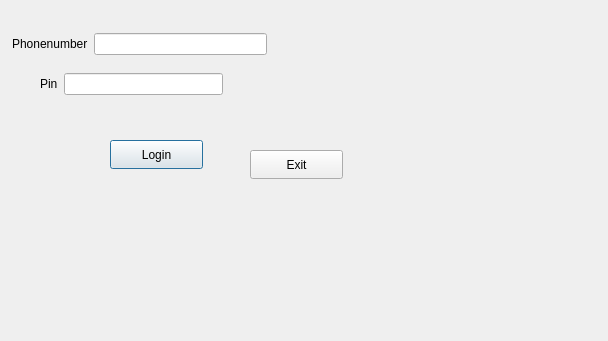
<?xml version="1.0" encoding="UTF-8"?>
<ui version="4.0">
 <class>log</class>
 <widget class="QDialog" name="log">
  <property name="geometry">
   <rect>
    <x>0</x>
    <y>0</y>
    <width>608</width>
    <height>341</height>
   </rect>
  </property>
  <property name="windowTitle">
   <string>Dialog</string>
  </property>
  <widget class="QPushButton" name="pushButton">
   <property name="geometry">
    <rect>
     <x>110</x>
     <y>140</y>
     <width>93</width>
     <height>29</height>
    </rect>
   </property>
   <property name="text">
    <string>Login</string>
   </property>
  </widget>
  <widget class="QPushButton" name="pushButton_2">
   <property name="geometry">
    <rect>
     <x>250</x>
     <y>150</y>
     <width>93</width>
     <height>29</height>
    </rect>
   </property>
   <property name="text">
    <string>Exit</string>
   </property>
  </widget>
  <widget class="QWidget" name="">
   <property name="geometry">
    <rect>
     <x>12</x>
     <y>30</y>
     <width>255</width>
     <height>28</height>
    </rect>
   </property>
   <layout class="QHBoxLayout" name="horizontalLayout">
    <item>
     <widget class="QLabel" name="label">
      <property name="text">
       <string>Phonenumber</string>
      </property>
     </widget>
    </item>
    <item>
     <widget class="QLineEdit" name="lineEdit_Phonenumber"/>
    </item>
   </layout>
  </widget>
  <widget class="QWidget" name="">
   <property name="geometry">
    <rect>
     <x>40</x>
     <y>70</y>
     <width>183</width>
     <height>28</height>
    </rect>
   </property>
   <layout class="QHBoxLayout" name="horizontalLayout_2">
    <item>
     <widget class="QLabel" name="label_2">
      <property name="text">
       <string>Pin</string>
      </property>
     </widget>
    </item>
    <item>
     <widget class="QLineEdit" name="lineEdit_Pin"/>
    </item>
   </layout>
  </widget>
 </widget>
 <resources/>
 <connections/>
</ui>
